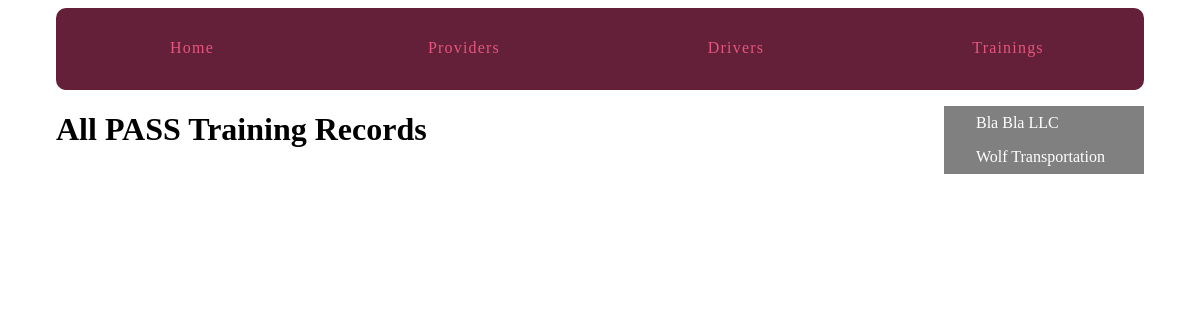
The app's page /directory/pass/, older data.
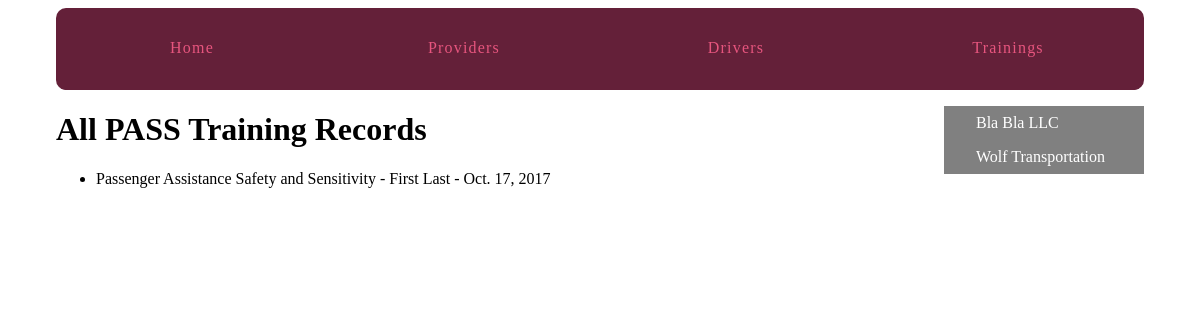
The same page, newer data.
### directory/models.py (models this page shows, shortened)
class Provider(models.Model):
    business_name = models.CharField(max_length=56)
    address = models.CharField(max_length=56)
    phone_number = models.IntegerField()
    business_license = models.CharField(max_length=18)
    notes = models.TextField()
    created_at = models.DateTimeField(auto_now_add=True)

class Training(models.Model):
    driver = models.ForeignKey(Driver)
    training_date = models.DateField()
    time_since = models.DurationField()
    cert_file = models.FileField(upload_to='Training_Certificates')
    granting_agency = models.CharField(max_length=255)
    instructor = models.CharField(max_length=255)
    created_at = models.DateTimeField(auto_now_add=True)
    notes = models.TextField(blank=True,default='')
    class Meta:
        abstract = True

class PASS(Training):
    name = models.CharField(default="Passenger Assistance Safety and Sensitivity", max_length=255)
    expiration = models.DateField()

class Driver(models.Model):
    provider = models.ForeignKey(Provider)
    first_name = models.CharField(max_length=56)
    last_name = models.CharField(max_length=56)
    driver_id = models.CharField(max_length=12)
    birth_date = models.DateField()
    hire_date = models.DateField()
    eligible = models.BooleanField(default=False)
    license = models.CharField(max_length=12)
    notes = models.TextField(blank=True, default='')
    created_at = models.DateTimeField(auto_now_add=True)
    def __str__(self):
        return self.first_name + ' ' + self.last_name
    class Meta:
        ordering = ['first_name', 'last_name', ]

### directory/views.py (the view)
def pass_list(request):
    passes = PASS.objects.all()
    return render(request, 'directory/pass_list.html', {'passes': passes})

### directory/templatetags/contract_extras.py (called while the page is built)
@register.inclusion_tag('directory/provider_nav.html')
def nav_providers_list():
    providers = Provider.objects.all()
    return {'providers': providers}

### directory/templates/directory/pass_list.html (shortened to what this page needs)
{% extends "layout.html" %}
{% load static from staticfiles %}
{% load contract_extras %}
{% block static %}<link rel="stylesheet" href="{% static 'directory/css/directory.css' %}">{% endblock %}
{% block content %}
<div>
  <h1>All PASS Training Records</h1>
  {% for pass in passes %}
    <ul>
      <li>{{ pass.name }} - {{ pass.driver }} - {{ pass.training_date}}</li>
    </ul>
  {% endfor %}
</div>
{% endblock %}

### directory/templates/directory/provider_nav.html
{% for provider in providers %}
  <div>
    <a href="{% url 'directory:provider_detail' pk=provider.pk %}">{{ provider.business_name }}</a>
  </div>
{% endfor %}

Row changes from the older to the newer data that the page shows:
added PASS: name "Passenger Assistance Safety and Sensitivity", driver "First Last", training_date "Oct. 17, 2017"
